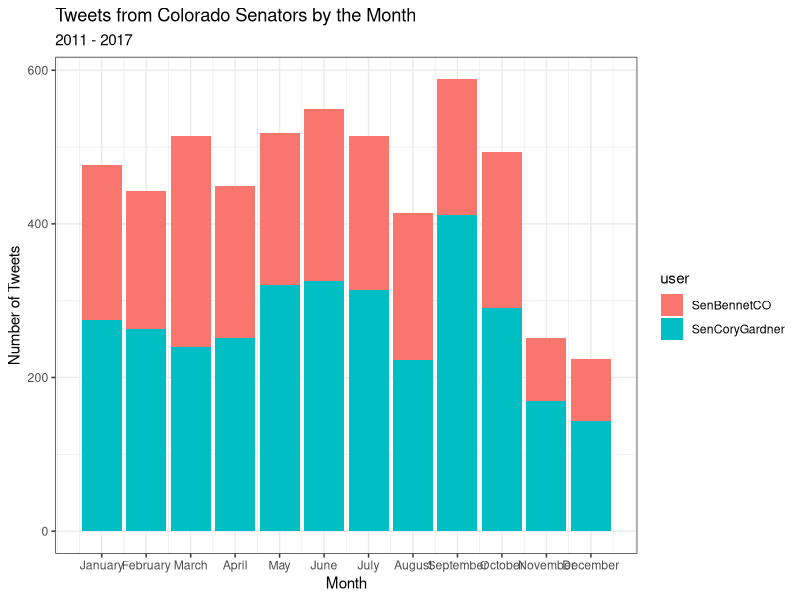
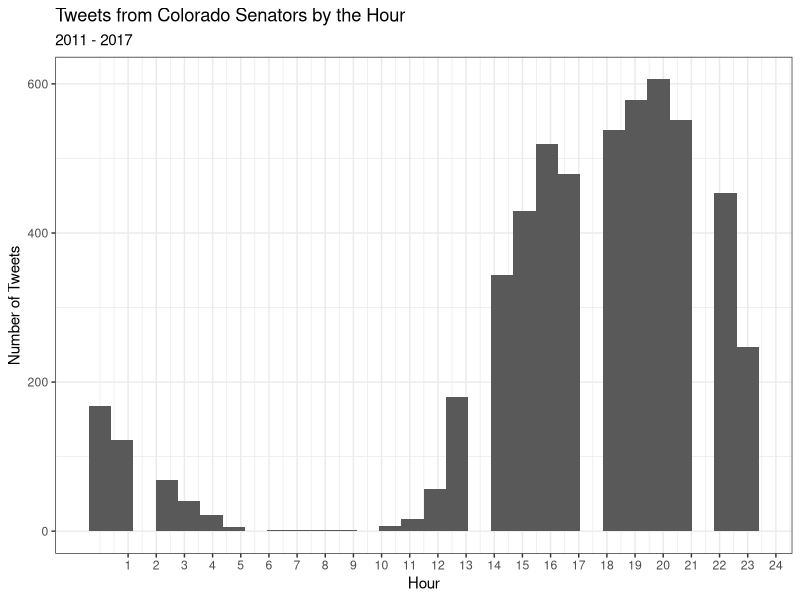

Generate these figures, in order, with R:
## ---- chunk 1
# set global options for figures, code, warnings, and messages
knitr::opts_chunk$set(fig.width=6, fig.height=4, fig.path="../figs/",
                      echo=FALSE, warning=FALSE, message=FALSE)
## ---- chunk 2
# load packages
library(tidyverse)
library(ggplot2)
library(dplyr)
library(tidyr)
## ---- chunk 3
# wildfire hashtag list
tweets <- read_csv("../data/senators_co.csv")
hashtags <- str_extract_all(tweets$text, "#(\\d|\\w)+")%>% 
            as.vector()

print(paste(length(hashtags), "hashtags were used"))
## ---- chunk 4
fire_cnt <- str_detect(hashtags, "fire")%>%sum()
wildfire_cnt <- str_detect(hashtags, "wildfire")%>%sum()

print(paste(fire_cnt, "hashtags contain fire"))
print(paste(wildfire_cnt, "hashtags contain wildfire"))
## ---- chunk 5
# filter to tweets concerning wildfires
wildfire_tweets <- tweets%>%select(text, user, created_at)%>%filter(str_detect(text, "wildfire"))
## ---- chunk 6
# number of wildfire tweets by senator
wildfire_tweets%>%group_by(user)%>%tally()%>%ungroup()
## ---- chunk 7
# number of wildfire tweets by year 
wildfire_yr <- wildfire_tweets%>%mutate(date=mdy_hm(created_at), year=year(date))%>%group_by(year)%>%
  count()%>%ungroup()%>%arrange(desc(n))

head(wildfire_yr)
## ---- chunk 8
# create plot of tweets by month and user
tweets_bymonth <- tweets%>%mutate(date=mdy_hm(created_at), month=month(date))

ggplot(tweets_bymonth, aes(x = month, fill=user)) + 
  geom_bar() +
  scale_x_continuous(breaks = 1:12, labels=month.name) + 
  labs(title = "Tweets from Colorado Senators by the Month", x = "Month", y = "Number of Tweets", subtitle = "2011 - 2017") + 
  theme_bw() 

## ---- chunk 9
# create plot of cumulative hourly tweets by senator
tweets_byhour <- tweets%>%mutate(date=mdy_hm(created_at), hour=hour(date))

ggplot(tweets_byhour) + 
  geom_histogram(aes(x = hour)) +
  scale_x_continuous(breaks = 1:24) + 
  labs(title = "Tweets from Colorado Senators by the Hour", x = "Hour", y = "Number of Tweets", subtitle = "2011 - 2017") + 
  theme_bw() 
